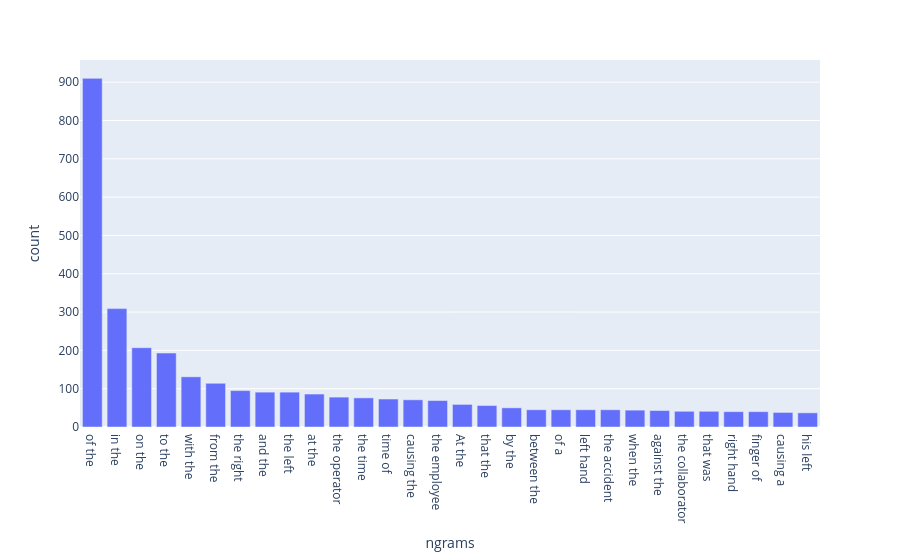

Notebook cell for this chart:
### Markdown cell above
### Bigram

### Code cell
data = ngram_func(2)[::-1]
data = data.sort_values('count', ascending=False)
fig = express.bar (data, x='ngrams',y='count')
fig.show()

### Figure 1 — Plotly figure (JSON) as saved in the notebook; plotly's stock layout.template omitted (floating-point values rounded to 4 significant figures)
{"data": [{"alignmentgroup": "True", "hovertemplate": "ngrams=%{x}<br>count=%{y}<extra></extra>", "legendgroup": "", "marker": {"color": "#636efa", "pattern": {"shape": ""}}, "name": "", "offsetgroup": "", "orientation": "v", "showlegend": false, "textposition": "auto", "type": "bar", "x": ["of the", "in the", "on the", "to the", "with the", "from the", "the right", "and the", "the left", "at the", "the operator", "the time", "time of", "causing the", "the employee", "At the", "that the", "by the", "between the", "of a", "left hand", "the accident", "when the", "against the", "the collaborator", "that was", "right hand", "finger of", "causing a", "his left"], "xaxis": "x", "y": [910, 309, 207, 193, 131, 114, 95, 91, 91, 86, 78, 76, 73, 71, 69, 59, 56, 50, 45, 45, 45, 45, 44, 43, 41, 41, 40, 40, 38, 37], "yaxis": "y"}], "layout": {"barmode": "relative", "legend": {"tracegroupgap": 0}, "margin": {"t": 60}, "xaxis": {"anchor": "y", "domain": [0, 1], "title": {"text": "ngrams"}}, "yaxis": {"anchor": "x", "domain": [0, 1], "title": {"text": "count"}}}}
